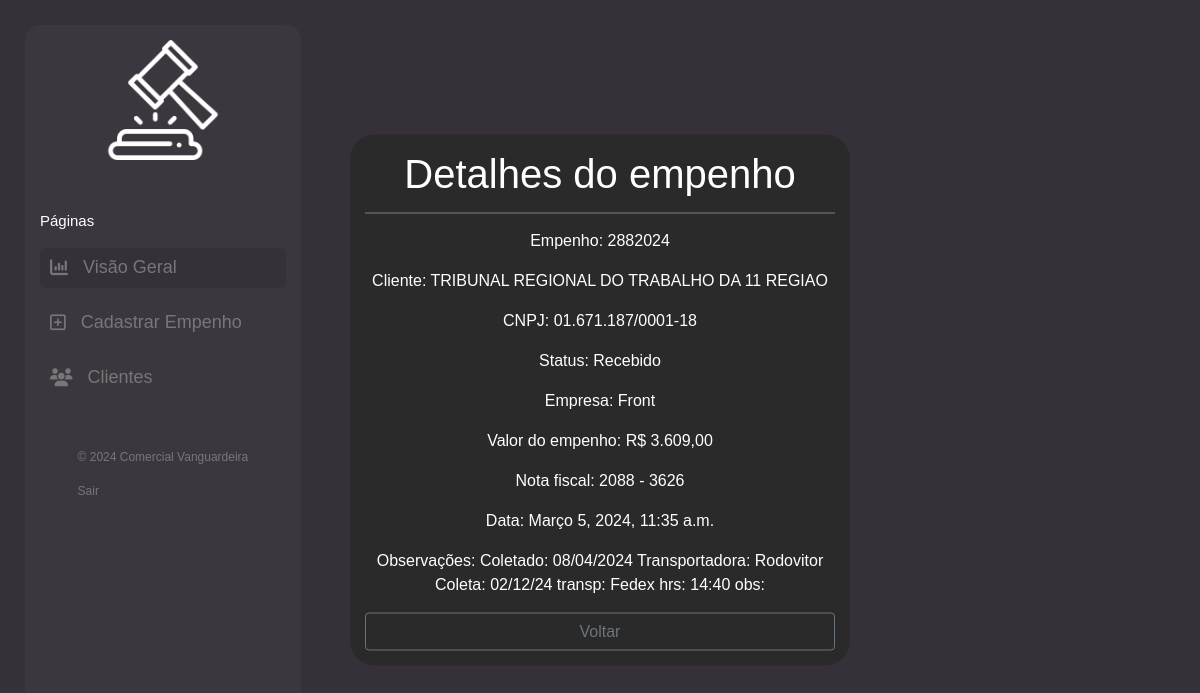
The app's page /cliente/detalhe/3513/ (signed in) with its own data.
### cliente/models.py (models this page shows, shortened)
class Cliente(models.Model):
    numero = models.CharField(max_length=255)
    nome = models.CharField(max_length=255)
    cnpj = models.CharField(max_length=255)
    data_criacao = models.DateTimeField(default=timezone.now)
    categoria = models.ForeignKey(Categoria, on_delete=models.DO_NOTHING)
    empresa = models.ForeignKey(Empresa, on_delete=models.DO_NOTHING)
    empenho = models.FileField(upload_to='empenhos/', max_length=500)
    nfe = models.FileField(upload_to='notas/', max_length=500, default='0', blank=True)
    n_nfe = models.CharField(max_length=255, blank=True)
    descricao = models.TextField(blank=True)
    valor = models.CharField(max_length=255)

class Categoria(models.Model):
    nome = models.CharField(max_length=255)
    def __str__(self):
        return self.nome

class Empresa(models.Model):
    nome = models.CharField(max_length=255)
    def __str__(self):
        return self.nome

### cliente/views.py (the view)
# urls.py: path('cliente/detalhe/<int:pk>/', views.detalhe, name="detalhe"),
@login_required(login_url='login')
def detalhe(request, pk):
    cliente = Cliente.objects.get(pk=pk)
    return render(request, 'cliente/detalhe.html', {'cliente': cliente})

### cliente/templates/cliente/detalhe.html
{% extends 'base.html' %}
{% block conteudo %}
<div class="contents">
    <h1>Detalhes do empenho</h1>
    <div class="contents-info">
        <p>Empenho: {{ cliente.numero }}</p>
        <p>Cliente: {{ cliente.nome }}</p>
        <p>CNPJ: {{ cliente.cnpj }}</p>
        <p>Status: {{ cliente.categoria }}</p>
        <p>Empresa: {{ cliente.empresa }}</p>
        <p>Valor do empenho: R$ {{ cliente.valor }}</p>
        <p>Nota fiscal: {{ cliente.n_nfe }}</p>
        <p>Data: {{ cliente.data_criacao }}</p>
        <p>Observações: {{ cliente.descricao }}</p>
        <a href="{{ request.META.HTTP_REFERER }}" class="btn btn-outline-secondary" style="width: 100%">Voltar</a>
    </div>
</div>
{% endblock%}

### records on screen
Cliente: numero "2882024", nome "TRIBUNAL REGIONAL DO TRABALHO DA 11 REGIAO", cnpj "01.671.187/0001-18", categoria "Recebido", empresa "Front", valor "3.609,00", n_nfe "2088 - 3626", data_criacao "Março 5, 2024, 11:35 a.m.", descricao "Coletado: 08/04/2024 Transportadora: Rodovitor Coleta: 02/12/24 transp: Fedex hrs: 14:40 obs:"
